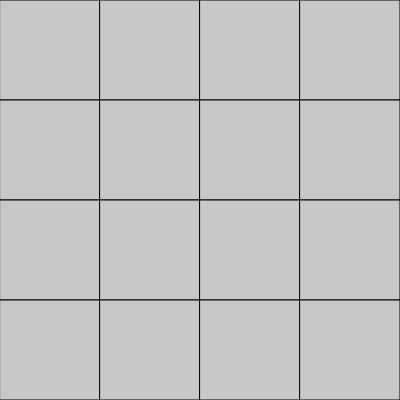
Frame 1 (no input)
Frame 60 (no input): identical to frame 1, image omitted
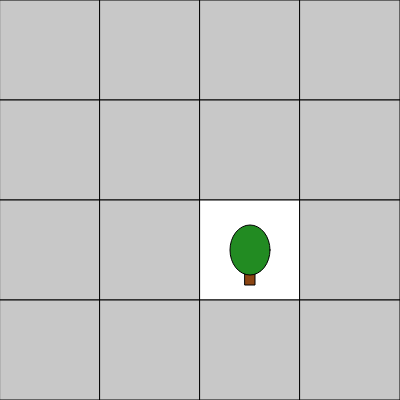
Frame 120 (the mouse pressed at the canvas centre since frame 60)

The p5.js sketch that drew these frames (run headless with seeded random() and noise() and a simulated clock; from frame 60 on, the mouse is pressed at the canvas centre):

// p5.js sketch
// ── sketch.js
let grid; 
let tileSize = 100; 
let cols = 4; 
let rows = 4; 
let shapes = []; 
let selectedTiles = [];
let matchedTiles = []; 

function setup() {
  createCanvas(cols * tileSize, rows * tileSize);
  grid = createGrid(cols, rows);
  shapes = generateShapes((cols * rows) / 2); 
  shuffle(shapes, true); 
  assignShapesToGrid();
}

function draw() {
  background(220);
  drawGrid();
}


function createGrid(cols, rows) {
  let arr = [];
  for (let x = 0; x < cols; x++) {
    arr[x] = [];
    for (let y = 0; y < rows; y++) {
      arr[x][y] = {
        revealed: false, 
        shape: null,  
      };
    }
  }
  return arr;
}


function generateShapes(numPairs) {
  let shapes = [];
  for (let i = 0; i < numPairs; i++) {
    shapes.push(i); 
    shapes.push(i);
  }
  return shapes;
}


function assignShapesToGrid() {
  let shapeIndex = 0;
  for (let x = 0; x < cols; x++) {
    for (let y = 0; y < rows; y++) {
      grid[x][y].shape = shapes[shapeIndex];
      shapeIndex++;
    }
  }
}


function drawGrid() {
  for (let x = 0; x < cols; x++) {
    for (let y = 0; y < rows; y++) {
      let tile = grid[x][y];
      let xPos = x * tileSize;
      let yPos = y * tileSize;

      fill(200);
      if (tile.revealed || matchedTiles.includes(tile)) {
        fill(255);
      }
      stroke(0);
      rect(xPos, yPos, tileSize, tileSize);

      if (tile.revealed || matchedTiles.includes(tile)) {
        drawShape(tile.shape, xPos + tileSize / 2, yPos + tileSize / 2);
      }
    }
  }
}


function drawShape(id, x, y) {
  push();
  translate(x, y);
  switch (id) {
    case 0:
      fill(255, 0, 0); // Red
      ellipse(0, 0, 40); // Circle
      break;
    case 1:
      fill(0, 0, 255); // Blue
      rectMode(CENTER);
      rect(0, 0, 40, 40); // Square
      break;
    case 2:
      fill(0, 255, 0); // Green
      triangle(-20, 20, 20, 20, 0, -20); // Triangle
      break;
    case 3:
      stroke(255, 165, 0); // Orange
      strokeWeight(3);
      line(-20, -20, 20, 20); // Diagonal line
      break;
    case 4:
      fill(255, 223, 0); // Yellow
      ellipse(0, 0, 40); // Face
      fill(0);
      ellipse(-10, -10, 5); // Left eye
      ellipse(10, -10, 5); // Right eye
      noFill();
      stroke(0);
      arc(0, 5, 20, 10, 0, PI); // Mouth
      break;
    case 5:
      fill(255, 215, 0); // Gold
      beginShape();
      for (let i = 0; i < 10; i++) {
        let angle = PI / 5 * i;
        let r = i % 2 === 0 ? 20 : 10;
        vertex(cos(angle) * r, sin(angle) * r);
      }
      endShape(CLOSE);
      break;
    case 6:
      fill(150, 75, 0); // Brown for base
      rectMode(CENTER);
      rect(0, 10, 40, 30); // Base
      fill(255, 0, 0); // Red for roof
      triangle(-20, -5, 20, -5, 0, -30); // Roof
      break;
    case 7:
      fill(139, 69, 19); // Brown
      rectMode(CENTER);
      rect(0, 20, 10, 30); // Trunk
      fill(34, 139, 34); // Green
      ellipse(0, 0, 40, 50); // Leaves
      break;
    default:
      fill(128, 128, 128); // Gray for fallback
      textAlign(CENTER, CENTER);
      text("?", 0, 0); // Fallback
      break;
  }
  pop();
}



function mousePressed() {
  let x = floor(mouseX / tileSize);
  let y = floor(mouseY / tileSize);

  if (x >= 0 && x < cols && y >= 0 && y < rows) {
    let tile = grid[x][y];

    if (tile.revealed || matchedTiles.includes(tile)) return;

    tile.revealed = true;
    selectedTiles.push(tile);

    if (selectedTiles.length === 2) {
      checkMatch();
    }
  }
}


function checkMatch() {
  let [tile1, tile2] = selectedTiles;

  if (tile1.shape === tile2.shape) {
    matchedTiles.push(tile1, tile2);
  } else {
    setTimeout(() => {
      tile1.revealed = false;
      tile2.revealed = false;
    }, 1000);
  }
  selectedTiles = [];
}
